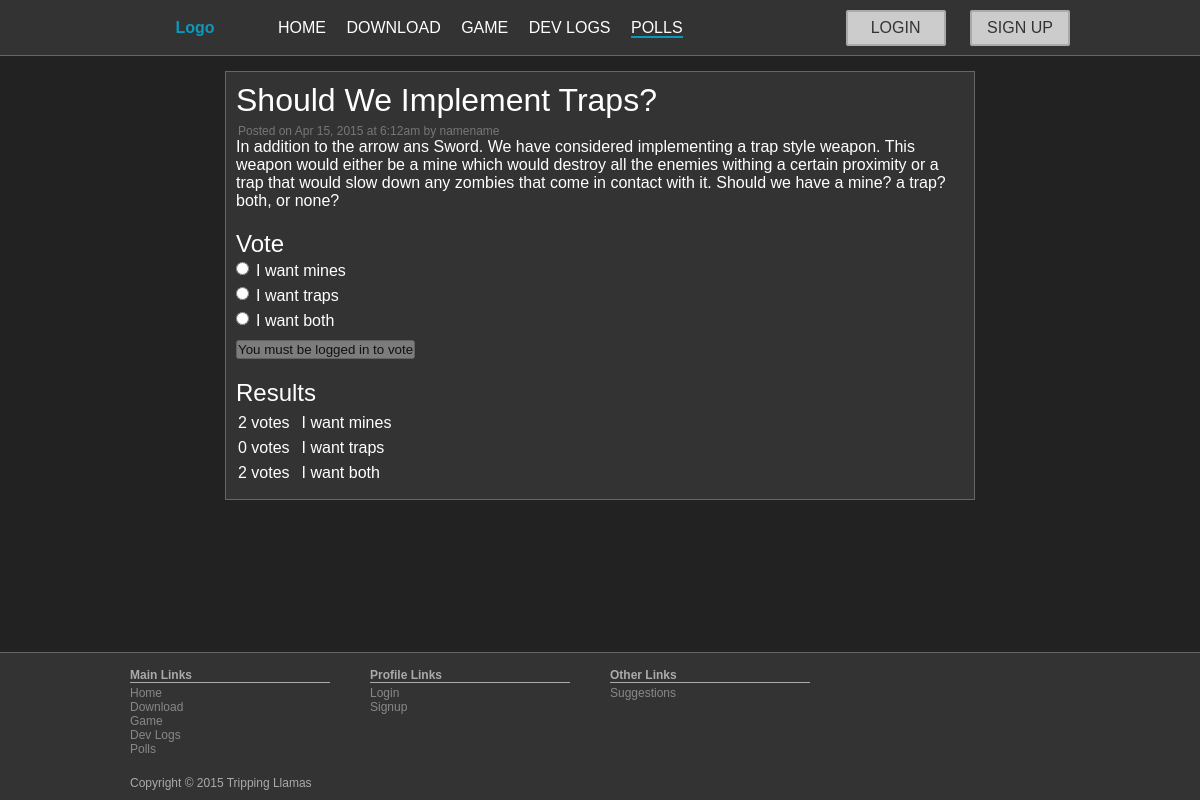
/deathtwoswag/poll.php?id=7, run on the app's committed database.
### tables this page shows
CREATE TABLE IF NOT EXISTS `post` (
`id` int(11) unsigned NOT NULL,
  `author_id` int(11) unsigned NOT NULL,
  `category_id` int(11) unsigned DEFAULT NULL,
  `updated_at` timestamp NOT NULL DEFAULT CURRENT_TIMESTAMP ON UPDATE CURRENT_TIMESTAMP,
  `title` varchar(255) NOT NULL,
  `content` text NOT NULL,
  `summary` text NOT NULL
);

CREATE TABLE IF NOT EXISTS `user` (
`id` int(10) unsigned NOT NULL,
  `user_name` varchar(30) NOT NULL,
  `password` varchar(100) NOT NULL,
  `real_name` varchar(50) NOT NULL,
  `date_created` timestamp NOT NULL DEFAULT CURRENT_TIMESTAMP,
  `website` varchar(255) DEFAULT NULL,
  `bio` text
);

CREATE TABLE IF NOT EXISTS `poll` (
`id` int(11) NOT NULL,
  `option_id` int(11) NOT NULL,
  `post_id` int(11) NOT NULL,
  `option_name` varchar(255) NOT NULL
);

### deathtwoswag/php/init.php (called while the page is built, shortened)
<?php
function is_logged_in()
{
	return isset($_SESSION["user_id"]);
}
?>

### deathtwoswag/poll.php (the view, shortened to what this page needs)
<?php
include_once "php/init.php";
$poll_id = $_GET["id"];
$poll_options = mysql_query("SELECT * FROM poll WHERE id='$poll_id'");
if (mysql_num_rows($poll_options) <= 0)
{
	header("Location: 404.php");
	die();
} else {
	$poll = mysql_fetch_array($poll_options);
	$post_id = $poll["post_id"];
}
$user_pick = null;
$query = mysql_query("SELECT * FROM post WHERE id='$post_id'");
if (mysql_num_rows($query) <= 0)
{
	header("Location: 404.php");
	die();
} else
	$post = mysql_fetch_array($query);
$post_title 			= $post["title"];
$post_content			= $post["content"];
$post_time 				= date('M j, Y', strtotime($post["updated_at"])) . " at ";
$post_time				= $post_time . date('g:ia', strtotime($post["updated_at"]));
$post_author_id 	= $post["author_id"];
$temp_query = mysql_query("SELECT * FROM user WHERE id='$post_author_id'");
if (mysql_num_rows($temp_query) > 0)
	$post_author_name = mysql_fetch_array($temp_query)["real_name"];
else
	$post_author_name = "deleted";
?>
<html lang="en">
<head>
	<link rel="stylesheet" href="css/styles.css" />
	<link rel="stylesheet" href="css/poll.css" />
</head>
<body>
	<?php
	include_once "php/header.php";
	?>
	<main>
		<section id="poll">
			<article>
				<?php
				echo "<h1>$post_title</h1>" , PHP_EOL;
				echo "<div class='signature'>Posted on $post_time by ";
				echo   "<address>$post_author_name</address></div>" , PHP_EOL;
				echo $post_content , PHP_EOL;
				?>
				<div id="vote">
					<h2>Vote</h2>
					<?php
					echo "<form action='poll.php?id=$poll_id' method='POST'>" , PHP_EOL;
						while ($option = mysql_fetch_array($poll_options))
						{
							$option_name = $option["option_name"];
							$option_id   = $option["option_id"];
							$checked     = ($user_pick == $option_id) ? 'checked' : '';
							echo "<input type='radio' name='vote' value='$option_id' $checked/>" , PHP_EOL;
							echo "<label>$option_name</label>" , PHP_EOL;
						}
						if (!is_logged_in())
							echo "<input type='submit' value='You must be logged in to vote' disabled />" , PHP_EOL;
						else
							echo "<input type='submit' value='Cast vote' />" , PHP_EOL;
					echo "</form>";
					?>
				</div>
				<div id="results">
					<h2>Results</h2>
					<table>
						<?php
						while ($option = mysql_fetch_array($poll_options))
						{
							$option_name = $option["option_name"];
							$option_id   = $option["option_id"];
							$votes = mysql_query("SELECT user_id FROM vote
							                      WHERE post_id='$post_id' AND option_id='$option_id'");
							$vote_count  = mysql_num_rows($votes);
							echo "<tr>" , PHP_EOL;
							echo   "<td>$vote_count votes</td>" , PHP_EOL;
							echo   "<td>$option_name</td>" , PHP_EOL;
							echo "</tr>" , PHP_EOL;
						}
						?>
					</table>
				</div>
			</article>
		</section>
	</main>
	<?php
	include_once "php/footer.php";
	?>
</body>
</html>

### deathtwoswag/css/styles.css (style rules this page uses)
* { margin: 0; padding: 0; }
html { box-sizing: border-box; }
*, *:before, *:after { box-sizing: inherit; }
address { color: inherit; display: inline; font-style: inherit; }
* { color: #FFF; }
h1, h2, h3, h4 { font-weight: normal; }
h1 { font-size: 32px; }
h2 { font-size: 24px; }
input, textarea, button { color: #111; }
body { background-color: #222; font-family: 'Arial'; }
main { clear: both; padding: 15px 0 30px 0; margin: 0 auto; overflow: hidden; width: 80%; }

### deathtwoswag/css/poll.css (style rules this page uses)
#poll { float: left; margin-top: 20px; width: 650px; }
#poll > article { background-color: #333; border: 1px solid #666; padding: 10px; }
#poll > article .signature { color: #777; margin: 5px 0 0px 2px; font-size: 12px; }
#vote { margin-top: 10px; overflow: hidden; }
#vote h2 { margin-top: 10px; }
#vote input { float: left; }
#vote input:last-of-type { float: none; margin-top: 5px; }
#vote label { display: block; font-size: 16px; margin: 4px 0 7px 20px; }
#vote label:last-of-type { margin-bottom: 5px; }
#results { margin-top: 10px; }
#results h2 { margin-top: 20px; }
#results table { font-size: 16px; margin-bottom: 5px; }
#results td { padding-top: 5px; }
#results td:first-of-type { padding-right: 10px; }
@media screen and (max-width: 1250px) { #poll { float: none; margin: 0 auto; width: 750px; } }

### data on the page
post: title "Should We Implement Traps?", content "In addition to the arrow ans Sword. We have considered implementing a trap style weapon. This weapon would either be a mine which would destroy all the enemies withing a certain proximity or a trap that would slow down any zombies that come in contact with it. Should we have a mine? a trap? both, or none?"
user: real_name "namename"
poll: option_name "I want mines", vote_count "2"
poll: option_name "I want traps", vote_count "0"
poll: option_name "I want both", vote_count "2"

### other printed values
$post_time "Apr 15, 2015 at 6:12am"
